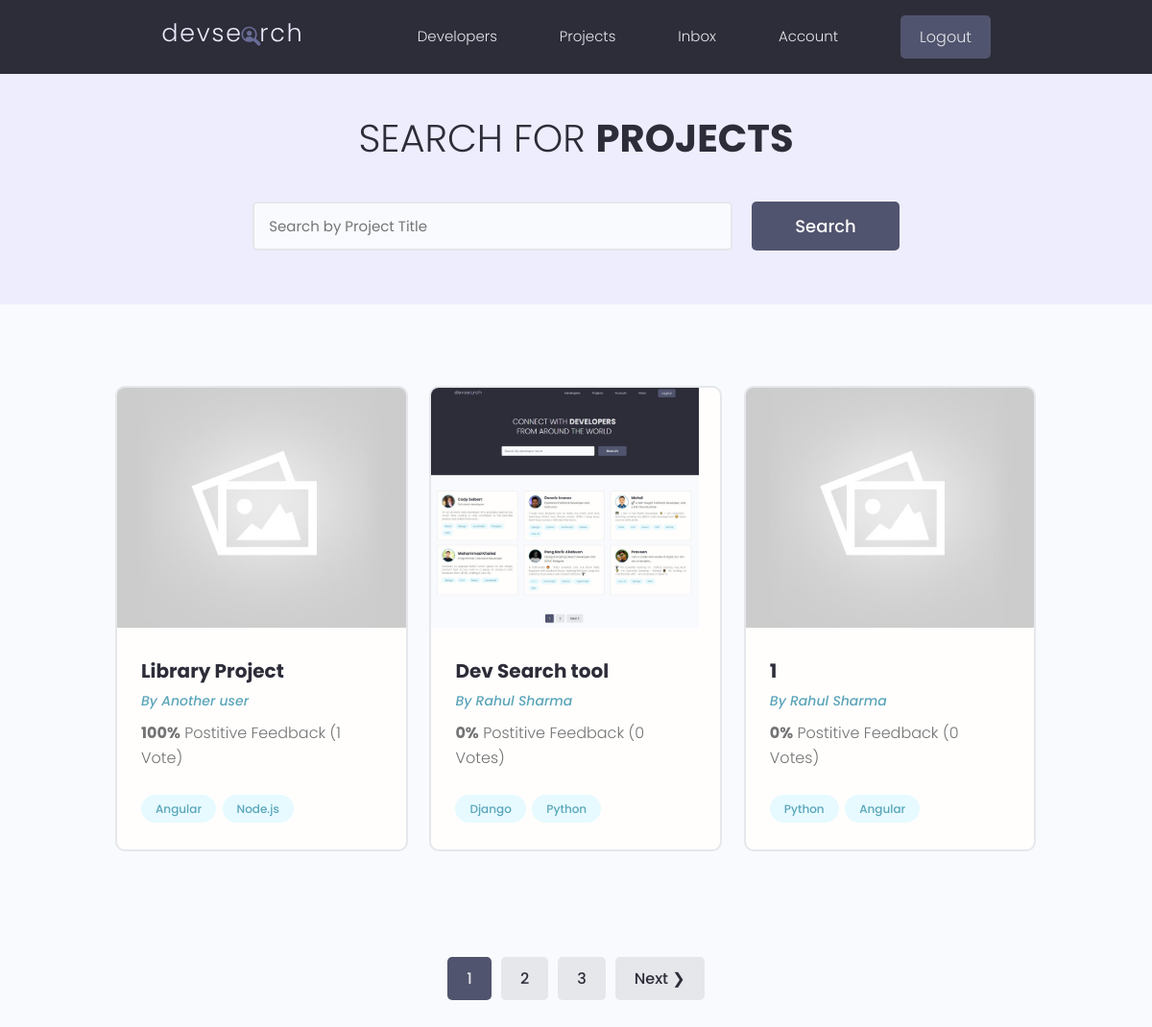
Page /projects/ (signed in) on the committed database.
### projects/models.py (models this page shows, shortened)
class Project(models.Model):
    owner = models.ForeignKey(
        Profile, null=True, blank=True, on_delete=models.CASCADE)
    title = models.CharField(max_length = 200)
    description = models.TextField(null = True, blank = True)
    featured_image = models.ImageField(null = True, blank = True, default = 'default.jpg')
    demo_link = models.CharField(max_length = 2000, null = True, blank = True)
    source_link = models.CharField(max_length = 2000, null = True, blank = True)
    tags = models.ManyToManyField('Tag', blank = True)
    vote_total = models.IntegerField(default = 0, null = True, blank = True)
    vote_ratio = models.IntegerField(default = 0, null = True, blank = True)
    created = models.DateTimeField(auto_now_add = True)
    id = models.UUIDField(default = uuid.uuid4, unique = True, primary_key = True, editable = False)
    class Meta:
        ordering = ['-vote_ratio', '-vote_total', 'created']

class Tag(models.Model):
    name = models.CharField(max_length = 200)
    created = models.DateTimeField(auto_now_add = True)
    id = models.UUIDField(default = uuid.uuid4, unique = True, primary_key = True, editable = False)
    def __str__(self):
        return self.name

### users/models.py (models this page shows, shortened)
class Profile(models.Model):
    user = models.OneToOneField(
        User, on_delete=models.CASCADE, null=True, blank=True)
    name = models.CharField(max_length=200, blank=True, null=True)
    email = models.EmailField(max_length=500, blank=True, null=True)
    username = models.CharField(max_length=200, blank=True, null=True)
    location = models.CharField(max_length=200, blank=True, null=True)
    short_intro = models.CharField(max_length=200, blank=True, null=True)
    bio = models.TextField(blank=True, null=True)
    profile_image = models.ImageField(
        null=True, blank=True, upload_to='profiles/', default="profiles/user-default.png")
    social_github = models.CharField(max_length=200, blank=True, null=True)
    social_twitter = models.CharField(max_length=200, blank=True, null=True)
    social_linkedin = models.CharField(max_length=200, blank=True, null=True)
    social_youtube = models.CharField(max_length=200, blank=True, null=True)
    social_website = models.CharField(max_length=200, blank=True, null=True)
    created = models.DateTimeField(auto_now_add=True)
    id = models.UUIDField(default=uuid.uuid4, unique=True,
                          primary_key=True, editable=False)

### projects/views.py (the view)
# urls.py: path('projects/', include('projects.urls')),
def projects(request):
    projects, search_query = searchProjects(request)
    custom_range, projects = paginateProjects(request, projects, 3)
    context = {'projects': projects, 'search_query': search_query, 'custom_range': custom_range}
    return render(request, 'projects/projects.html', context)

### projects/utils.py (called while the page is built)
def paginateProjects(request, projects, results):
    page = request.GET.get('page')
    paginator = Paginator(projects, results)
    try:
        projects = paginator.page(page)
    except PageNotAnInteger:
        page = 1
        projects = paginator.page(page)
    except EmptyPage:
        page = paginator.num_pages
        projects = paginator.page(page)
    leftIndex = (int(page) - 4)
    if leftIndex < 1:
        leftIndex = 1
    rightIndex = (int(page) + 5)
    if rightIndex > paginator.num_pages:
        rightIndex = paginator.num_pages + 1
    custom_range = range(leftIndex, rightIndex)
    return custom_range, projects

def searchProjects(request):
    search_query = ''
    if request.GET.get('search_query'):
        search_query = request.GET.get('search_query')
    tags = Tag.objects.filter(name__icontains=search_query)
    projects = Project.objects.distinct().filter(
        Q(title__icontains=search_query) |
        Q(description__icontains=search_query) |
        Q(owner__name__icontains=search_query) |
        Q(tags__in=tags)
    )
    return projects, search_query

### projects/templates/projects/projects.html (shortened to what this page needs)
{% extends 'main.html' %} {% block content %}
<main class="projects">
  <section class="hero-section text-center">
    <div class="container container--narrow">
      <div class="hero-section__box">
        <h2>Search for <span>Projects</span></h2>
      </div>
      <div class="hero-section__search">
        <form id="searchForm" class="form" action="#" method="get">
          <div class="form__field">
            <input class="input input--text" id="formInput#search" type="text" name="search_query"
              value="{{search_query}}" placeholder="Search by Project Title" />
          </div>
          <input class="btn btn--sub btn--lg" type="submit" value="Search" />
        </form>
      </div>
    </div>
  </section>
  <section class="projectsList">
    <div class="container">
      <div class="grid grid--three">
        {% for project in projects %}
        <div class="column">
          <div class="card project">
            <a href="{% url 'project' project.id %}" class="project">
              <img class="project__thumbnail" src="{{project.featured_image.url}}" alt="project thumbnail" />
              <div class="card__body">
                <h3 class="project__title">{{ project.title}}</h3>
                <p><a class="project__author" href="{% url 'user-profile' project.owner.id %}">By {{ project.owner.name }}</a></p>
                <p class="project--rating">
                  <span style="font-weight: bold;">{{project.vote_ratio}}%</span> Postitive
                  Feedback ({{project.vote_total}} Vote{{project.vote_total|pluralize:"s"}})
                </p>
                <div class="project__tags">
                  {% for tag in project.tags.all%}
                  <span class="tag tag--pill tag--main">
                    <small>{{tag}}</small>
                  </span>
                  {% endfor %}
                </div>
              </div>
            </a>
          </div>
        </div>
        {% endfor %}
      </div>
    </div>
  </section>
  {% include 'pagination.html' with queryset=projects custom_range=custom_range %}
</main>
{% endblock content %}

### static/styles/app.css (style rules this page uses)
:root { --color-sub: #2d2d39; }
.btn--sub { background-color: var(--color-sub-light); }
.card { border: 2px solid var(--color-light); }
img { width: 100%; }
.hero-section { height: 40vh; display: flex; align-items: center; background-color: var(--color-sub); }
.hero-section__box { margin-bottom: 4rem; }
.hero-section__box > h2, .hero-section__box > h2 > span { font-size: 4rem; color: var(--color-light); line-height: 1.3; text-transform: uppercase; }
.hero-section__box > h2 { font-weight: 300; }
.hero-section__box > h2 > span { font-weight: 700; }
.hero-section__search > .form { display: flex; align-items: center; justify-content: center; gap: 2rem; }
.hero-section__search > .form input.input--text { width: 50rem; }
.project__author { font-size: 1.4rem; font-style: italic; }
.project--rating { margin-bottom: 1.6em; margin-top: .5em; }
.projects > .hero-section { background: var(--color-sub-lighter); height: 30vh; }
.projects .hero-section__box { margin-bottom: 2.5rem; }
.projects .hero-section__box > h2 { color: var(--color-sub); }
.projects .hero-section__box > h2 > span { font-weight: 700; color: var(--color-sub); }
.projectsList { margin-top: 8rem; }
.project__thumbnail { height: 25rem; object-fit: cover; object-position: top center; }
.project__title { font-size: 2rem; font-weight: 700; color: var(--color-sub); }

### static/uikit/styles/modules/_variables.css (style rules this page uses)
:root { --color-main: #5aa5b9; --color-main-light: #e6faff; --color-sub: #3f4156; --color-sub-light: #51546e; --color-sub-lighter: #ededfd; --color-text: #737373; --color-gray: #8b8b8b; --color-light: #e5e7eb; --color-light-gray: #767676; --color-bg: #f8fafd; --color-white: #fffefd; --color-white-light: #f3f3f3; --color-success: #359e64; --color-success-bg: #def8e8; --color-error: #fc4b0b; --color-error-bg: #fff2ee; --font-base: 'Poppins', arial, helvetica, 'Segoe UI', roboto, ubuntu, sans-serif; --font-monospace: 'Fira Code', 'Courier New', courier, monospace; --font-regular: 300; --font-medium: 500; --font-bold: 700; --generic-shadow: 1px 1px 5px #00000010; --generic-transition: all 0.3s ease-in-out; }

### static/uikit/styles/modules/_base.css (style rules this page uses)
* { margin: 0; padding: 0; box-sizing: border-box; text-rendering: optimizeLegibility; color: inherit; font-size: inherit; }
html { font-size: 50%; }
@media only screen and (min-width: 480px) { html { font-size: 56.25%; } }
@media only screen and (min-width: 1200px) { html { font-size: 62.5%; } }
body { line-height: 1.6; font-weight: 400; font-size: 1.5rem; color: var(--color-text); background-color: var(--color-bg); min-height: 100vh; }

### static/uikit/styles/modules/_typography.css (style rules this page uses)
* { font-family: var(--font-base); }
h2 { font-size: 3.6rem; font-weight: var(--font-bold); }
h3 { font-size: 3.2rem; font-weight: var(--font-medium); }
p, span, strong { font-size: 1.6rem; color: var(--color-text); font-weight: var(--font-regular); }
a { padding-bottom: 2px; text-decoration: none; display: inline-block; color: var(--color-main); font-weight: var(--font-medium); }

### static/uikit/styles/modules/_utilities.css (style rules this page uses)
.container { width: 92%; max-width: 165rem; margin: 0 auto; box-sizing: border-box; }
.container--narrow { width: 92%; max-width: 120rem; }
@media screen and (min-width: 1000px) { .container { width: 90%; } }
@media screen and (min-width: 1000px) { .container--narrow { width: 85%; } }
@media screen and (min-width: 1200px) { .container { width: 80%; } }
@media screen and (min-width: 1200px) { .container--narrow { width: 72%; } }
.text-center { text-align: center; }

### static/uikit/styles/modules/_button.css (style rules this page uses)
.btn { display: inline-block; position: relative; cursor: pointer; background-color: var(--color-light); font-weight: var(--font-medium); color: var(--color-sub); text-decoration: none; padding: 1rem 2rem; border-radius: 0.5rem; border: none; width: -webkit-fit-content; width: -moz-fit-content; width: fit-content; height: -webkit-fit-content; height: -moz-fit-content; height: fit-content; font-size: 1.6rem; outline-width: 0; outline-color: transparent; -webkit-backface-visibility: hidden; backface-visibility: hidden; transition: all 0.3s ease-in-out; }
.btn--sub { background-color: var(--color-sub); color: var(--color-white); }
.btn--lg { font-size: 1.8rem; padding: 1.2rem 4.5rem; }

### static/uikit/styles/modules/_card.css (style rules this page uses)
.card { border-radius: 1rem; background-color: var(--color-white); border: 1.5px solid var(--color-light); width: auto; height: auto; margin-top: 0.5rem; margin-bottom: 0.5rem; overflow: hidden; }
.card__body, .card__header { padding: 2rem 2.5rem; }

### rows in the picture
Project: featured_image (placeholder picture), title "Library Project", owner.name "Another user", vote_ratio "100", vote_total "1"
Tag: name "Angular"
Tag: name "Node.js"
Project: featured_image (picture), title "Dev Search tool", owner.name "Rahul Sharma", vote_ratio "0", vote_total "0"
Tag: name "Django"
Tag: name "Python"
Project: featured_image (placeholder picture), title "1", owner.name "Rahul Sharma", vote_ratio "0", vote_total "0"

### other values in the picture
{{ page }} "1"
{{ page }} "2" "3"
